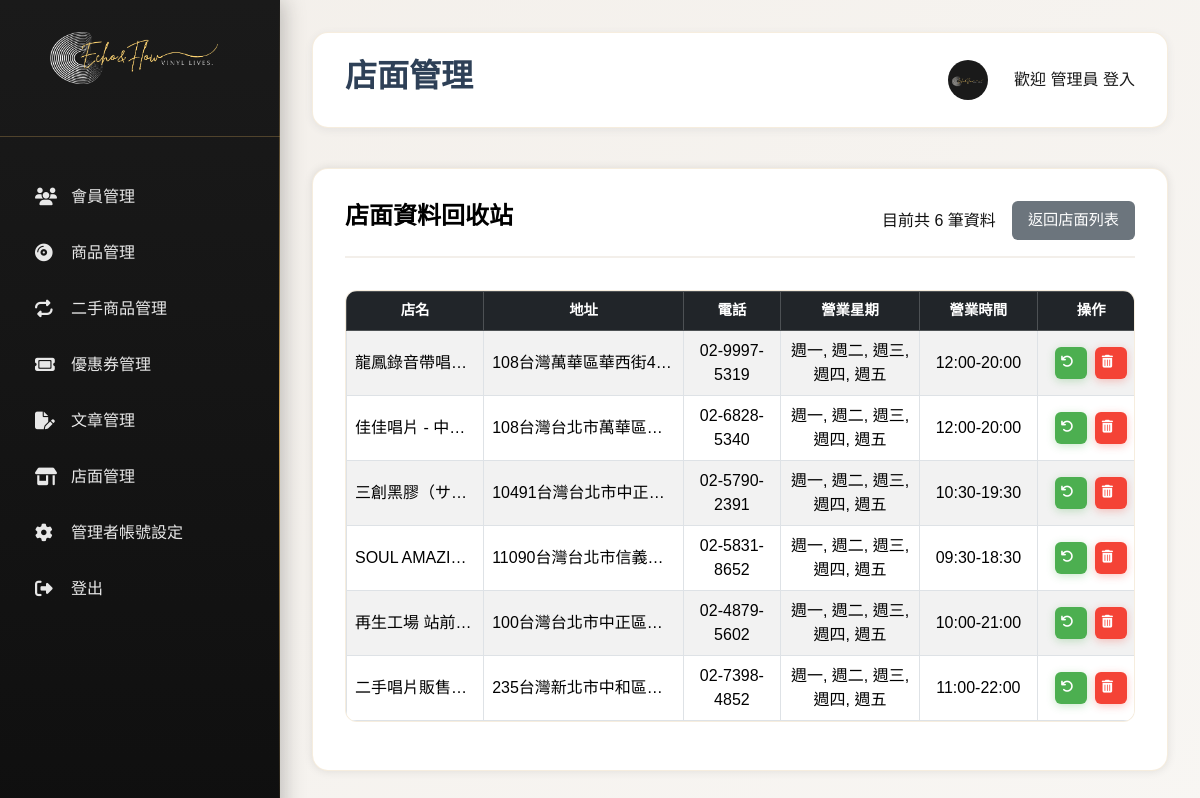
The page /vinyl_shop/trash.php on the database its author committed.
### tables this page shows
CREATE TABLE `branch` (
  `id` int(11) NOT NULL,
  `name` varchar(255) NOT NULL,
  `address` text DEFAULT NULL,
  `phone` varchar(20) DEFAULT NULL,
  `weekdays` varchar(50) NOT NULL DEFAULT '1,2,3,4,5' COMMENT '營業星期，以逗號分隔，1-7代表週一到週日',
  `business_hours` varchar(100) DEFAULT NULL,
  `latitude` decimal(9,6) DEFAULT NULL,
  `longitude` decimal(9,6) DEFAULT NULL,
  `is_deleted` tinyint(1) NOT NULL DEFAULT 0 COMMENT '是否以刪除',
  `deleted_at` datetime DEFAULT NULL COMMENT '刪除時間'
);

### vinyl_shop/trash.php (the view, shortened to what this page needs)
<?php
require_once "../components/connect.php";
include "../template_top.php";
include "../template_main.php";
$perPage = 10;
$page = intval($_GET["page"] ?? 1);
$pageStart = ($page - 1) * $perPage;
$sql = "SELECT b.*,
        GROUP_CONCAT(DISTINCT h.name) as services
        FROM branch b
        LEFT JOIN branch_hashtag bh ON b.id = bh.branch_id
        LEFT JOIN hashtag h ON bh.hashtag_id = h.id
        WHERE b.is_deleted = 1
        GROUP BY b.id
        ORDER BY b.deleted_at DESC
        LIMIT :limit OFFSET :offset";
$sqlCount = "SELECT COUNT(*) as total FROM branch WHERE is_deleted = 1";
$stmtCount = $pdo->prepare($sqlCount);
$stmtCount->execute();
$totalCount = $stmtCount->fetch(PDO::FETCH_ASSOC)['total'];
try {
    $stmt = $pdo->prepare($sql);
    $stmt->bindValue(':limit', $perPage, PDO::PARAM_INT);
    $stmt->bindValue(':offset', $pageStart, PDO::PARAM_INT);
    $stmt->execute();
    $result = $stmt->fetchAll(PDO::FETCH_ASSOC);
} catch (PDOException $e) {
    echo "錯誤: " . $e->getMessage();
    exit;
}
?>
<div class="content-section">
<div class="section-header d-flex justify-content-between align-items-center">
        <h3 class="section-title">店面資料回收站</h3>
        <span class="ms-auto">目前共 <?= $totalCount ?> 筆資料</span>
        <a href="/vinyl_shop/index.php" class="btn btn-secondary">返回店面列表</a>
    </div>
           <div class="table-container table-responsive">
        <table class="table table-bordered table-striped align-middle">
                <thead class="table-dark">
                    <tr>
                        <th style="width: 200px;">店名</th>
                        <th style="width: 300px;">地址</th>
                        <th style="width: 120px;">電話</th>
                        <th style="width: 200px;">營業星期</th>
                        <th style="width: 150px;">營業時間</th>
                        <th style="width: 120px;">操作</th>
                    </tr>
                </thead>
                <tbody>
                    <?php foreach ($result as $index => $branch): ?>
                    <tr>
                        <td style="width: 200px;" class="text-truncate" title="<?=$branch["name"]?>"><?=$branch["name"]?></td>
                        <td style="width: 300px;" class="text-truncate" title="<?=$branch["address"]?>"><?=$branch["address"]?></td>
                        <td style="width: 120px;"><?=$branch["phone"]?></td>
                        <td style="width: 200px;">
                        <?php
                        $weekdays = explode(',', $branch['weekdays']);
                        $weekdayNames = [
                            '1' => '週一',
                            '2' => '週二',
                            '3' => '週三',
                            '4' => '週四',
                            '5' => '週五',
                            '6' => '週六',
                            '7' => '週日'
                        ];
                        $displayWeekdays = array_map(function($day) use ($weekdayNames) {
                            return $weekdayNames[$day] ?? $day;
                        }, $weekdays);
                        echo implode(', ', $displayWeekdays);
                        ?>
                        </td>
                        <td style="width: 150px;"><?=$branch["business_hours"]?></td>
                        <td style="width: 120px;">
                        <div class="action-buttons">
                            <a href="#" class="btn btn-sm btn-success restore-btn" data-id="<?=$branch["id"]?>" title="還原"><i class="fas fa-undo"></i></a>
                            <a href="#" class="btn btn-sm btn-danger delete-btn" data-id="<?=$branch["id"]?>" title="永久刪除"><i class="fas fa-trash-alt"></i></a>
                            </div>
                        </td>
                    </tr>
                    <?php endforeach; ?>
                </tbody>
            </table>
        </div>
    </div>
<?php
include "../template_btm.php";
?>

### css/index.css (style rules this page uses)
:root { --retro-indigo: #2e4057; --olive-moss: #7c805e; --warm-brass: #d1a65a; --beige-mist: #f3efea; --smoke-violet: #9b8ba8; --vinyl-black: #1a1a1a; --white: #ffffff; --light-gray: #f8f6f3; --border-color: #d1a65a33; --shadow-light: 0 2px 8px #2e405714; --shadow-medium: 0 4px 16px #2e40571f; --shadow-heavy: 0 8px 32px #2e405729; --success-color: #4caf50; --warning-color: #ff9800; --error-color: #f44336; }
* { margin: 0; padding: 0; box-sizing: border-box; }
body { font-family: 'Noto Sans TC', sans-serif; background: linear-gradient( 135deg, var(--beige-mist) 0%, var(--light-gray) 100% ); color: var(--vinyl-black); min-height: 100vh; overflow-x: hidden; }
.content-section { background: var(--white); border-radius: 16px; padding: 2rem; margin-bottom: 2rem; box-shadow: var(--shadow-light); border: 1px solid var(--border-color); }
.section-header { display: flex; justify-content: space-between; align-items: center; margin-bottom: 2rem; padding-bottom: 1rem; border-bottom: 2px solid var(--beige-mist); flex-wrap: wrap; gap: 1rem; }
.section-title { font-family: 'Playfair Display', serif; font-size: 1.5rem; color: var(--retro-indigo); font-weight: 600; }
.btn { padding: 0.8rem 1.5rem; border: none; border-radius: 8px; font-weight: 500; cursor: pointer; transition: all 0.3s ease; text-decoration: none; display: inline-flex; align-items: center; justify-content: center; gap: 0.5rem; text-align: center; border: 2px solid transparent; }
.btn-danger { background-color: var(--error-color); color: var(--white); box-shadow: 0 2px 8px rgba(244, 67, 54, 0.3); }
.btn-success { background-color: var(--success-color); color: var(--white); box-shadow: 0 2px 8px rgba(76, 175, 80, 0.3); }
.btn.btn-secondary { background-color: #6c757d; color: #fff; border: none; padding: 0.5rem 1rem; border-radius: 6px; }
.btn-sm { padding: 0.5rem 0.75rem; font-size: 0.875rem; border-radius: 6px; }
.action-buttons { display: flex; gap: 0.25rem; justify-content: center; }
.action-buttons .btn { min-width: 32px; height: 32px; padding: 0; display: inline-flex; align-items: center; justify-content: center; border-radius: 6px; }
.action-buttons .btn i { font-size: 0.8rem; }
table { width: 100%; border-collapse: collapse; min-width: 800px; }
.table-container { overflow-x: auto; border-radius: 12px; border: 1px solid var(--border-color); background: var(--white); }
th, td { padding: 1rem; text-align: left; border-bottom: 1px solid var(--beige-mist); }
th { background: var(--light-gray); color: var(--retro-indigo); font-weight: 600; font-size: 0.9rem; position: sticky; top: 0; z-index: 10; text-align: center; vertical-align: middle; }
tbody tr { transition: background-color 0.3s ease; }
tbody tr td { text-align: center; vertical-align: middle; }
.content-section { background-color: #fff; color: #111; border-radius: 1rem; padding: 2rem; box-shadow: 0 0 10px rgba(0, 0, 0, 0.1); }
.section-header { display: flex; justify-content: space-between; align-items: center; margin-bottom: 2rem; }
.section-title { font-size: 1.5rem; font-weight: bold; color: #000; }
.btn { border-radius: 0.5rem; padding: 0.5rem 1rem; font-size: 0.95rem; }
.btn i { margin-right: 0.5rem; }

### css/vinyl_shop.css (style rules this page uses)
.text-truncate { max-width: 0; overflow: hidden; text-overflow: ellipsis; white-space: nowrap; }
.table td { vertical-align: middle; }
.table th { vertical-align: middle; }
.table-container { margin-bottom: 1rem; }
.action-buttons { display: flex; gap: 0.5rem; justify-content: center; }
.table { margin-bottom: 0; }

### rows shown on the page
branch: name "龍鳳錄音帶唱…", address "108台灣萬華區華西街4…", phone "02-9997-5319", weekdays "週一, 週二, 週三, 週四, 週五", business_hours "12:00-20:00"
branch: name "佳佳唱片 - 中…", address "108台灣台北市萬華區…", phone "02-6828-5340", weekdays "週一, 週二, 週三, 週四, 週五", business_hours "12:00-20:00"
branch: name "三創黑膠（サ…", address "10491台灣台北市中正…", phone "02-5790-2391", weekdays "週一, 週二, 週三, 週四, 週五", business_hours "10:30-19:30"
branch: name "SOUL AMAZI…", address "11090台灣台北市信義…", phone "02-5831-8652", weekdays "週一, 週二, 週三, 週四, 週五", business_hours "09:30-18:30"
branch: name "再生工場 站前…", address "100台灣台北市中正區…", phone "02-4879-5602", weekdays "週一, 週二, 週三, 週四, 週五", business_hours "10:00-21:00"
branch: name "二手唱片販售…", address "235台灣新北市中和區…", phone "02-7398-4852", weekdays "週一, 週二, 週三, 週四, 週五", business_hours "11:00-22:00"

### other values the page prints
$item['label'] "會員管理"
$item['label'] "商品管理"
$item['label'] "二手商品管理"
$item['label'] "優惠券管理"
$item['label'] "文章管理"
$item['label'] "店面管理"
$item['label'] "管理者帳號設定"
$item['label'] "登出"
$pageTitle "店面管理"
$totalCount "6"
